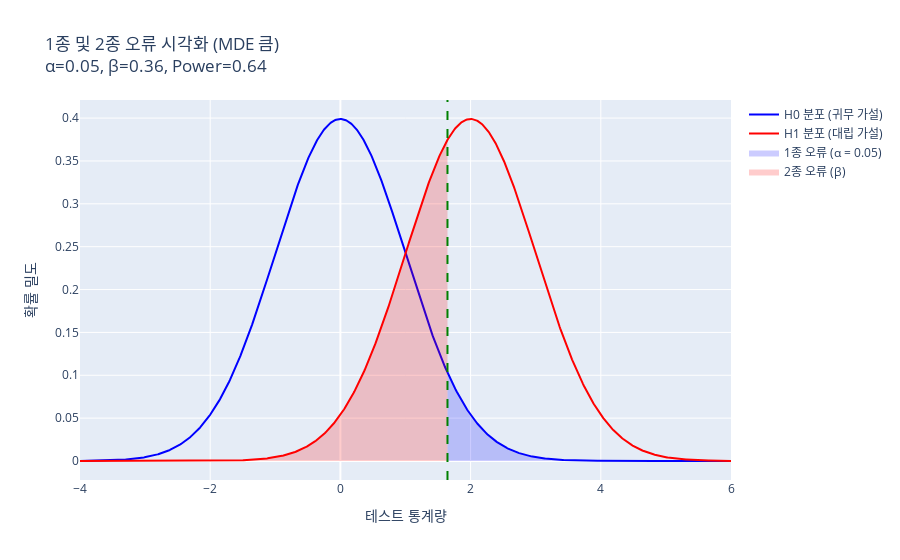

Write notebook code for a chart like this one.
### Code cell
# 예시 2: MDE가 클 때
fig2 = plot_error_types(mu_alt=2.0, sigma=1, title_suffix="(MDE 큼)")
fig2.show()

### Figure 1 — Plotly figure (JSON) as saved in the notebook; plotly's stock layout.template omitted (floating-point values rounded to 4 significant figures; data arrays with more than 128 entries replaced by an {"elided": "..."} marker saying what was removed)
{"data": [{"line": {"color": "blue"}, "mode": "lines", "name": "H0 분포 (귀무 가설)", "type": "scatter", "x": {"elided": "1000 float values"}, "y": {"elided": "1000 float values"}}, {"line": {"color": "red"}, "mode": "lines", "name": "H1 분포 (대립 가설)", "type": "scatter", "x": {"elided": "1000 float values"}, "y": {"elided": "1000 float values"}}, {"fill": "toself", "fillcolor": "rgba(0,0,255,0.2)", "line": {"color": "rgba(255,255,255,0)"}, "name": "1종 오류 (α = 0.05)", "type": "scatter", "x": {"elided": "400 float values"}, "y": {"elided": "400 float values"}}, {"fill": "toself", "fillcolor": "rgba(255,0,0,0.2)", "line": {"color": "rgba(255,255,255,0)"}, "name": "2종 오류 (β)", "type": "scatter", "x": {"elided": "400 float values"}, "y": {"elided": "400 float values"}}], "layout": {"shapes": [{"line": {"color": "green", "dash": "dash", "width": 2}, "name": "임계값", "type": "line", "x0": 1.645, "x1": 1.645, "xref": "x", "y0": 0, "y1": 1, "yref": "y domain"}], "title": {"text": "1종 및 2종 오류 시각화 (MDE 큼)<br>α=0.05, β=0.36, Power=0.64"}, "xaxis": {"title": {"text": "테스트 통계량"}}, "yaxis": {"title": {"text": "확률 밀도"}}}}
